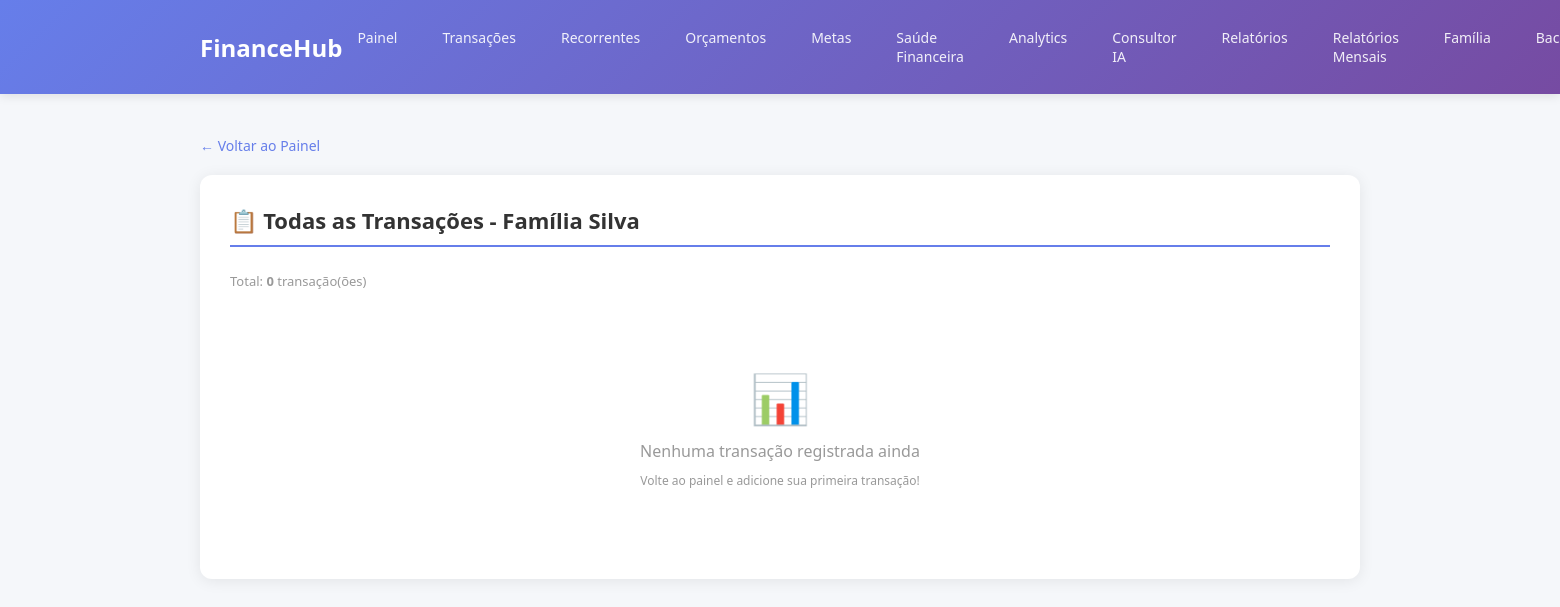
Page /transactions (signed in) on the earlier database version.
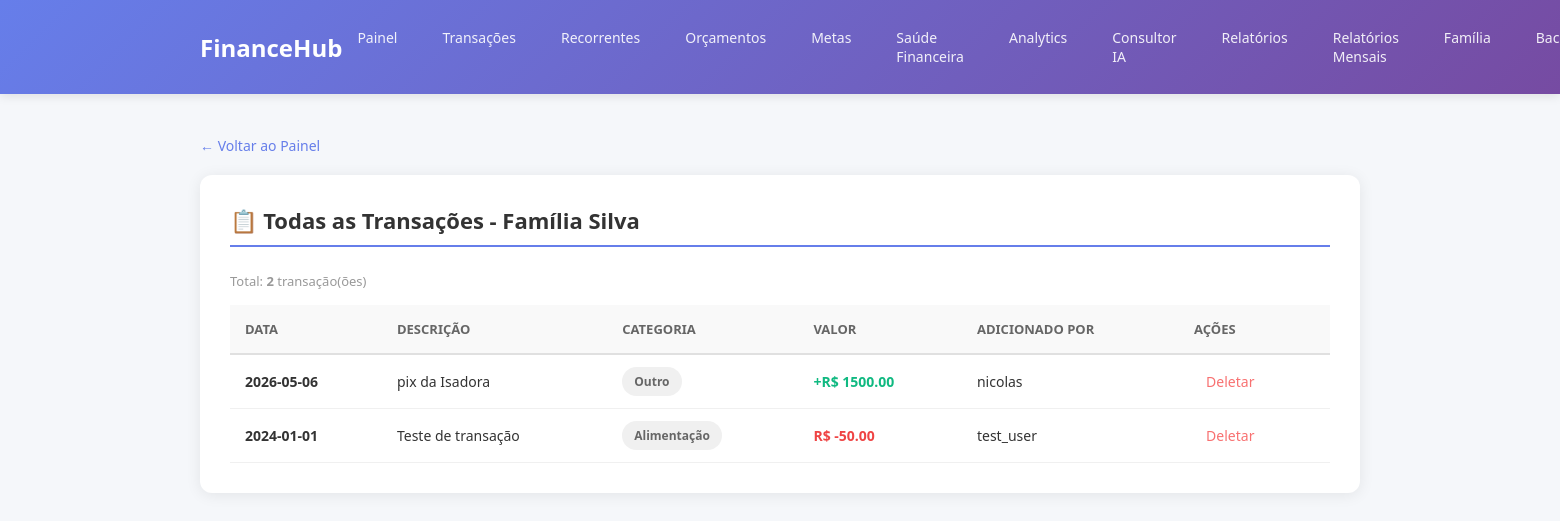
Same page on the later database version.
### tables this page shows
CREATE TABLE families (
        id INTEGER PRIMARY KEY AUTOINCREMENT,
        name TEXT NOT NULL,
        owner_id INTEGER NOT NULL,
        created_at TEXT NOT NULL,
        invite_code TEXT UNIQUE,
        FOREIGN KEY(owner_id) REFERENCES users(id)
    );

CREATE TABLE "transacoes" (
            id INTEGER PRIMARY KEY AUTOINCREMENT,
            user_id INTEGER NOT NULL,
            valor REAL NOT NULL,
            descricao TEXT NOT NULL,
            categoria TEXT NOT NULL,
            data TEXT NOT NULL, family_id INTEGER, created_by TEXT, created_at TEXT,
            FOREIGN KEY(user_id) REFERENCES users(id)
        );

### app.py (the view)
@app.route("/transactions")
def transactions():
    user = get_current_user()
    if not user or not user["family_id"]:
        return redirect(url_for("login"))
    conn = db()
    c = conn.cursor()
    c.execute("SELECT * FROM transacoes WHERE family_id = ? ORDER BY data DESC", (user["family_id"],))
    dados = c.fetchall()
    conn.close()
    family = get_user_family()
    return render_template("transactions.html", user=user, family=family, dados=dados)

### app.py (called while the page is built)
def db():
    conn = sqlite3.connect("finance.db")
    conn.row_factory = sqlite3.Row
    return conn

def get_current_user():
    user_id = session.get("user_id")
    if not user_id:
        return None
    conn = db()
    c = conn.cursor()
    c.execute("SELECT * FROM users WHERE id = ?", (user_id,))
    user = c.fetchone()
    conn.close()
    if user:
        user_dict = dict(user)
        user_dict.setdefault('email', None)
        user_dict.setdefault('family_id', None)
        user_dict.setdefault('created_at', datetime.now().isoformat())
        return user_dict
    return None

def get_user_family():
    user = get_current_user()
    if not user or not user["family_id"]:
        return None
    conn = db()
    c = conn.cursor()
    c.execute("SELECT * FROM families WHERE id = ?", (user["family_id"],))
    family = c.fetchone()
    conn.close()
    return family

### templates/transactions.html (shortened to what this page needs)
<!DOCTYPE html>
<html>
<head>
</head>
<body>
    <header>
        <div class="header-content">
            <div class="header-title">FinanceHub</div>
        <div class="header-nav">
                <a href="{{ url_for('home') }}" class="active">Painel</a>
                <a href="{{ url_for('transactions') }}">Transações</a>
                <a href="{{ url_for('recurring') }}">Recorrentes</a>
                <a href="{{ url_for('budgets') }}">Orçamentos</a>
                <a href="{{ url_for('goals') }}">Metas</a>
                <a href="{{ url_for('financial_health') }}">Saúde Financeira</a>
                <a href="{{ url_for('analytics') }}">Analytics</a>
                <a href="{{ url_for('investment_advisor') }}">Consultor IA</a>
                <a href="{{ url_for('reports') }}">Relatórios</a>
                <a href="{{ url_for('monthly_reports') }}">Relatórios Mensais</a>
                <a href="{{ url_for('family_settings') }}">Família</a>
                <a href="{{ url_for('backup') }}">Backup</a>
            </div>
        </div>
    </header>
    <div class="container">
        <a href="{{ url_for('home') }}" class="back-link">← Voltar ao Painel</a>
        <div class="card">
            <h2>📋 Todas as Transações - {{ family['name'] if family else 'Finanças' }}</h2>
            <div class="transaction-count">
                Total: <strong>{{ dados|length }}</strong> transação(ões)
            </div>
            {% if dados %}
                <div class="table-container">
                    <table>
                        <thead>
                            <tr>
                                <th>Data</th>
                                <th>Descrição</th>
                                <th>Categoria</th>
                                <th>Valor</th>
                                <th>Adicionado por</th>
                                <th>Ações</th>
                            </tr>
                        </thead>
                        <tbody>
                            {% for item in dados %}
                                <tr>
                                    <td><strong>{{ item['data'] }}</strong></td>
                                    <td>{{ item['descricao'] }}</td>
                                    <td><span class="category-badge">{{ item['categoria'] }}</span></td>
                                    <td class="{% if item['valor'] > 0 %}value-positive{% else %}value-negative{% endif %}">
                                        {% if item['valor'] > 0 %}+{% endif %}R$ {{ "%.2f"|format(item['valor']) }}
                                    </td>
                                    <td>{{ item['created_by'] }}</td>
                                    <td>
                                        <a href="{{ url_for('delete', id=item['id']) }}" class="delete-btn" onclick="return confirm('Tem certeza que deseja deletar?')">Deletar</a>
                                    </td>
                                </tr>
                            {% endfor %}
                        </tbody>
                    </table>
                </div>
            {% else %}
                <div class="empty-state">
                    <div class="empty-state-icon">📊</div>
                    <p>Nenhuma transação registrada ainda</p>
                    <p style="font-size: 12px; margin-top: 10px;">Volte ao painel e adicione sua primeira transação!</p>
                </div>
            {% endif %}
        </div>
    </div>
</body>
</html>

### templates/transactions.html (style rules this page uses)
* { margin: 0; padding: 0; box-sizing: border-box; }
body { background: #f5f7fa; font-family: 'Segoe UI', Tahoma, Geneva, Verdana, sans-serif; color: #333; }
header { background: linear-gradient(135deg, #667eea 0%, #764ba2 100%); color: white; padding: 20px 0; box-shadow: 0 2px 10px rgba(0, 0, 0, 0.1); }
.header-content { max-width: 1200px; margin: 0 auto; padding: 0 20px; display: flex; justify-content: space-between; align-items: center; }
.header-title { font-size: 24px; font-weight: 700; }
.header-nav { display: flex; gap: 15px; }
.header-nav a { color: rgba(255, 255, 255, 0.9); text-decoration: none; font-size: 14px; padding: 8px 15px; border-radius: 4px; transition: background 0.3s; }
.container { max-width: 1200px; margin: 40px auto; padding: 0 20px; }
.card { background: white; border-radius: 12px; padding: 30px; box-shadow: 0 2px 15px rgba(0, 0, 0, 0.08); }
h2 { font-size: 22px; margin-bottom: 25px; color: #333; border-bottom: 2px solid #667eea; padding-bottom: 10px; }
.table-container { overflow-x: auto; }
table { width: 100%; border-collapse: collapse; }
table thead { background: #f9f9f9; border-bottom: 2px solid #e0e0e0; }
table th { padding: 15px; text-align: left; font-weight: 600; font-size: 13px; color: #666; text-transform: uppercase; }
table td { padding: 12px 15px; border-bottom: 1px solid #f0f0f0; font-size: 14px; }
.category-badge { display: inline-block; background: #f0f0f0; padding: 6px 12px; border-radius: 20px; font-size: 12px; color: #666; font-weight: 600; }
.value-positive { color: #10b981; font-weight: 600; }
.value-negative { color: #ef4444; font-weight: 600; }
.delete-btn { color: #f87171; text-decoration: none; padding: 6px 12px; border-radius: 4px; transition: background 0.2s; }
.back-link { display: inline-block; margin-bottom: 20px; color: #667eea; text-decoration: none; font-size: 14px; }
.transaction-count { font-size: 13px; color: #999; margin-bottom: 15px; }

Differences in the rows shown:
added transacoes: data "2026-05-06", descricao "pix da Isadora", categoria "Outro", valor "1500.00", created_by "nicolas"
added transacoes: data "2024-01-01", descricao "Teste de transação", categoria "Alimentação", valor "-50.00", created_by "test_user"
Other differences:
{{ dados|length }}: "0" → "2"
text no longer shown: "📊 Nenhuma transação registrada ainda Volte ao painel e adicione sua primeira transação!"
text now shown: "DATA DESCRIÇÃO CATEGORIA VALOR ADICIONADO POR AÇÕES"
